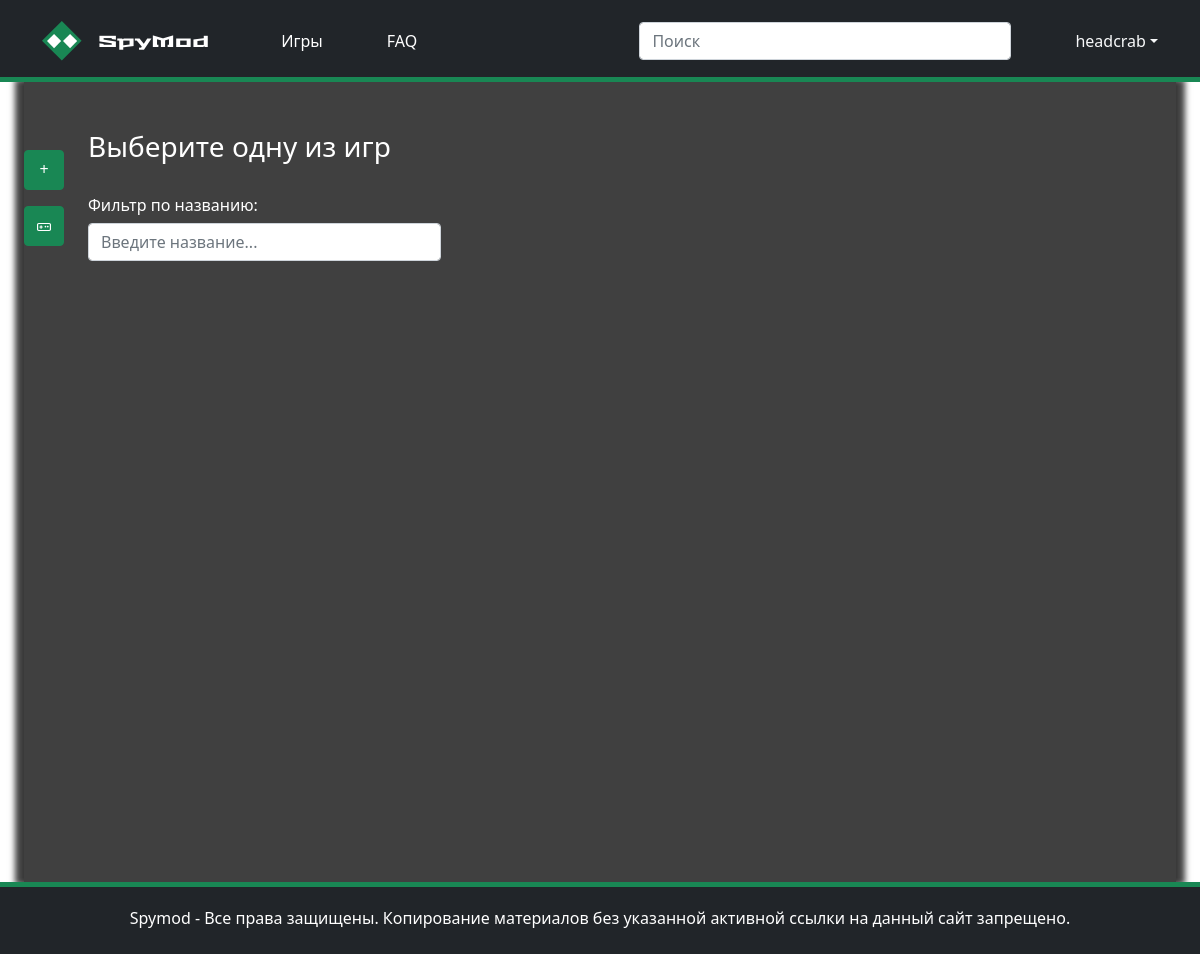
Page /gamelist (signed in) on the earlier database version.
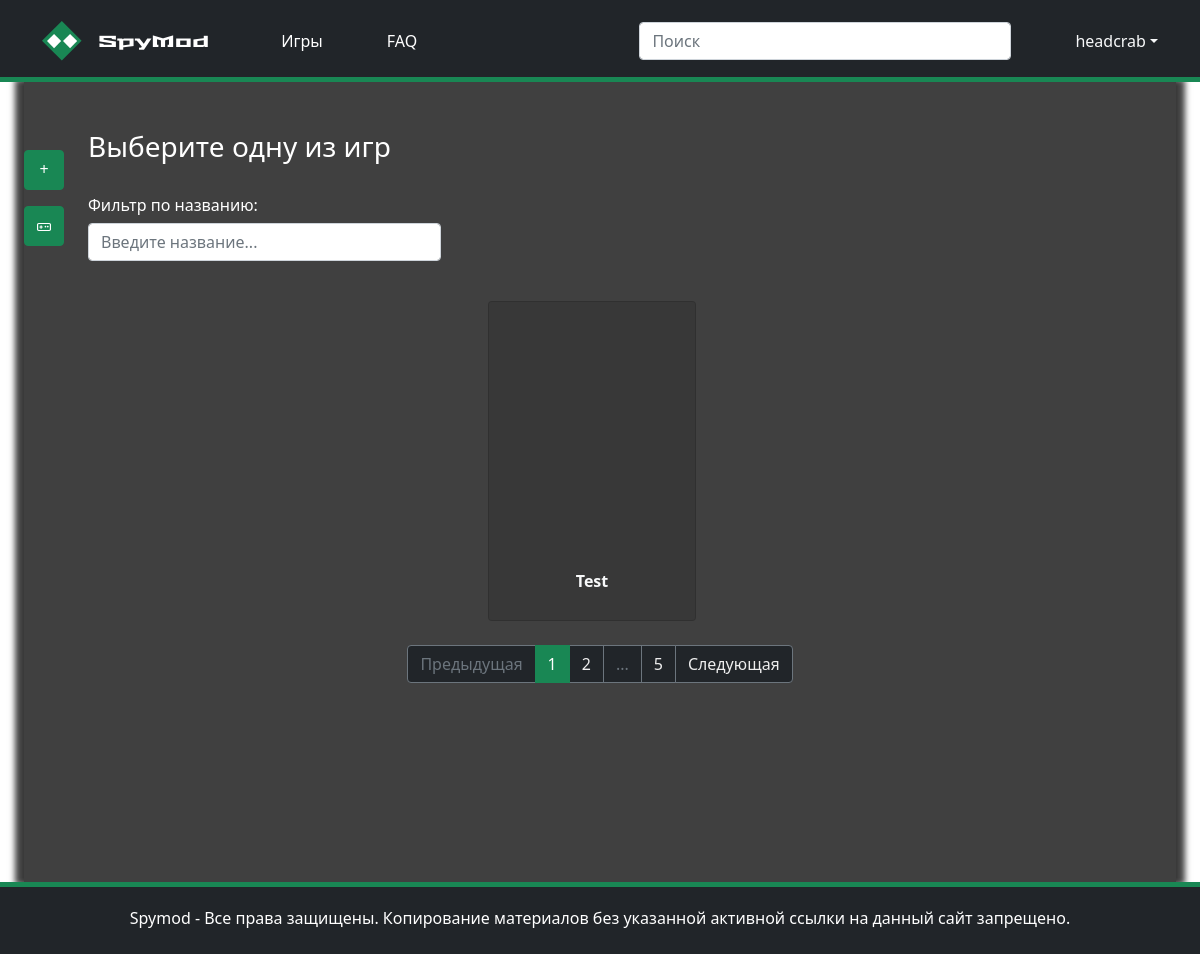
Same page on the later database version.
### app/models.py (models this page shows, shortened)
class Game(db.Model):
    id = db.Column(db.Integer, primary_key=True)
    name = db.Column(db.String(140))
    Picture = db.Column(db.LargeBinary)

### app/routes.py (the view)
@app.route('/gamelist')
def gamelist():
    page = request.args.get('page', type=int, default=1)
    games = Game.query.paginate(page=page, per_page=1, error_out=False)
    return render_template("gamelist.html", games=games, title="Список игр")

### app/models.py (called while the page is built)
@login.user_loader
def load_user(id):
    return User.query.get(int(id))

### app/templates/gamelist.html (shortened to what this page needs)
{% extends "base.html" %}
{% block content %}
<h3 class="ps-5 pt-5 ms-3 mb-3">Выберите одну из игр</h3>
<div class="container ms-5 px-3 py-3 mb-4">
    <div class="row">
        <div class="col-8 col-md-4">
            <h6>Фильтр по названию:</h6>
            <input type="text" class="form-control" placeholder="Введите название..." autocomplete="off">
        </div>
    </div>
</div>
<section class="game-list d-flex justify-content-center mb-4">
    {% for game in games.items %}
    <div class="card btn btn-outline-secondary me-3">
        <div class="game-list-card-img card-img-top"
            style="background-image: url('{{ url_for('game_photo', id=game.id) }}');">
        </div>
        <div class="card-body d-flex align-items-center justify-content-center">
            <p class="mb-0 text-light" style="overflow: hidden; white-space: nowrap; text-overflow: ellipsis;">{{ game.name }}</p>
        </div>
    </div>
    {% endfor %}
</section>
{% if games.pages > 1 %}
<nav aria-label="Пагинация" class="mt-3 mb-4">
    <ul class="pagination justify-content-center">
        <li class="page-item {% if not games.has_prev %} disabled {% endif %}">
            <a class="page-link bg-dark border-secondary" href="{{ url_for('gamelist' , page=games.prev_num) }}">
                <span class="d-none d-md-inline">Предыдущая</span>
            </a>
        </li>
        {% for i in games.iter_pages(
        left_edge=1, left_current=2, right_current=2, right_edge=1
        ) %}
        {% if i %}
        <li class="page-item {% if i == games.page %} active {% endif %}">
            <a class="page-link bg-dark border-secondary" href="{{ url_for('gamelist', page=i ) }}">{{ i }}</a>
        </li>
        {% else %}
        <li class="page-item disabled">
            <a class="page-link bg-dark border-secondary">...</a>
        </li>
        {% endif %}
        {% endfor %}
        <li class="page-item {% if not games.has_next %} disabled {% endif %}">
            <a class="page-link bg-dark border-secondary" href="{{ url_for( 'gamelist' , page=games.next_num ) }}">
                <span class="d-none d-md-inline">Следующая</span>
            </a>
        </li>
    </ul>
</nav>
{% endif %}
{% endblock %}

Differences in the rows shown:
added Game: name "Test"
Other differences:
text now shown: "Предыдущая Следующая"
new list line: "1"
new list line: "2"
new list line: "5"
